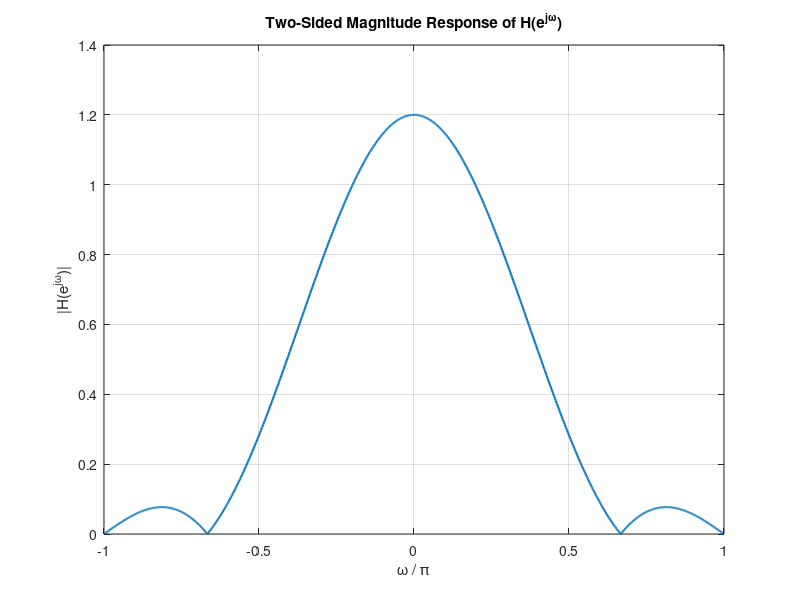
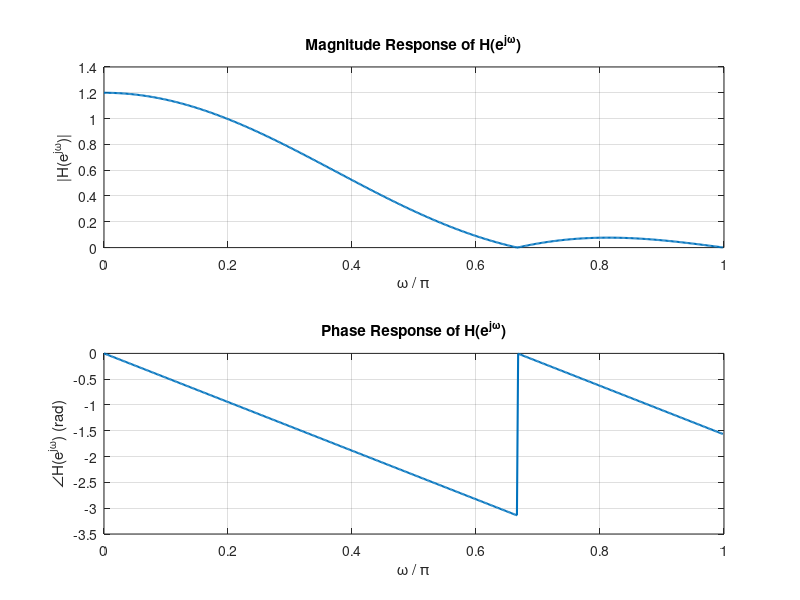
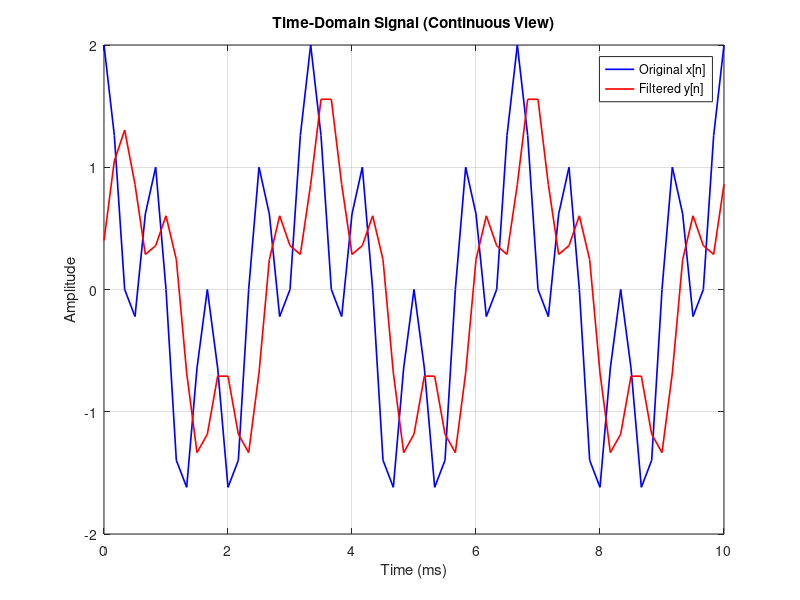
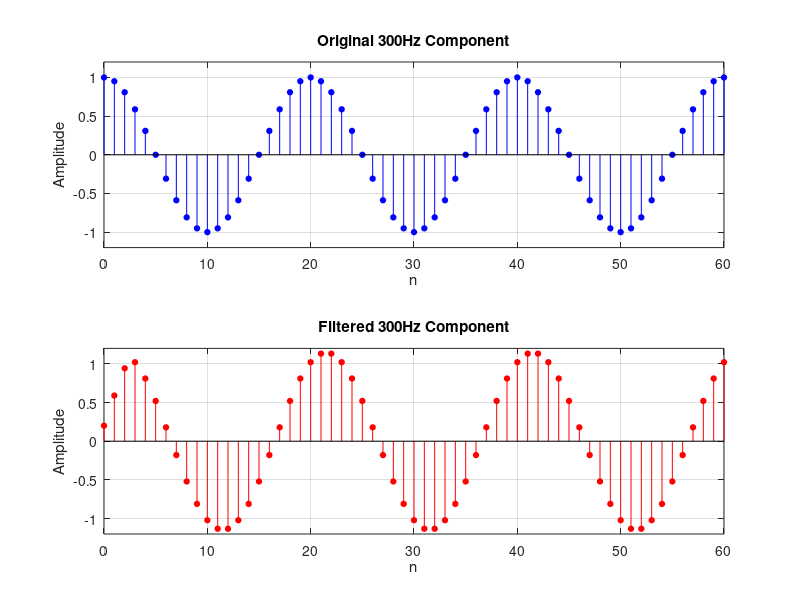

Write MATLAB code to recreate these figures, in order. (Note: this script raises an error after producing the figures.)
%% Part I

h = [0.2 0.4 0.4 0.2];

% Compute frequency response (0 to pi)
[H, w] = freqz(h, 1, 512);      
mag = abs(H);


% Plot 1: Two-sided magnitude response (-pi to pi)

[H_pos, w_pos] = freqz(h, 1, 512);
H_full = [flipud(conj(H_pos(2:end))); H_pos];    % Mirror for negative frequencies
w_full = [-flipud(w_pos(2:end)); w_pos];

figure;
plot(w_full/pi, abs(H_full), 'LineWidth', 1.5);
xlabel('\omega / \pi');
ylabel('|H(e^{j\omega})|');
title('Two-Sided Magnitude Response of H(e^{j\omega})');
grid on;


% Plot 2: Single-sided magnitude and phase response

figure;
subplot(2,1,1);
plot(w/pi, abs(H), 'LineWidth', 1.5);
xlabel('\omega / \pi');
ylabel('|H(e^{j\omega})|');
title('Magnitude Response of H(e^{j\omega})');
grid on;

subplot(2,1,2);
plot(w/pi, angle(H), 'LineWidth', 1.5);
xlabel('\omega / \pi');
ylabel('∠H(e^{j\omega}) (rad)');
title('Phase Response of H(e^{j\omega})');
grid on;


% Find cutoff frequency (magnitude drops below 0.707 * peak)

peak = max(mag);
threshold = 0.707 * peak;
index_cutoff = find(mag <= threshold, 1);
w_cutoff = w(index_cutoff);                 % in radians/sample
w_norm = w_cutoff / (2*pi);                 % normalized (cycles/sample)


% Convert to Hz under two sampling rates

fs1 = 4000;
fs2 = 8000;
fc1 = w_norm * fs1;
fc2 = w_norm * fs2;


% Output results

fprintf('Peak magnitude: %.4f\n', peak);
fprintf('Cutoff frequency in rad/sample: %.4f\n', w_cutoff);
fprintf('Normalized cutoff frequency (cycles/sample): %.4f\n', w_norm);
fprintf('Cutoff frequency for fs = %d Hz: %.2f Hz\n', fs1, fc1);
fprintf('Cutoff frequency for fs = %d Hz: %.2f Hz\n', fs2, fc2);
%%
%% Part II

fs = 6000;
t = 0:1/fs:0.01;
x300 = cos(2*pi*300*t);
x1200 = cos(2*pi*1200*t);
x = x300 + x1200;
h = [0.2 0.4 0.4 0.2];
y300 = filter(h, 1, x300);
y1200 = filter(h, 1, x1200);
y = filter(h, 1, x);
n300 = 0:length(x300)-1;
n1200 = 0:length(x1200)-1;
n = 0:length(x)-1;


% Figure 1: Time-domain waveform (continuous-time view)

figure;
plot(t*1000, x, 'b', 'LineWidth', 1.2); hold on;
plot(t*1000, y, 'r', 'LineWidth', 1.2);
legend('Original x[n]', 'Filtered y[n]');
xlabel('Time (ms)');
ylabel('Amplitude');
title('Time-Domain Signal (Continuous View)');
grid on;


% Plot: Discrete-time 300Hz component

figure;

subplot(2,1,1);
stem(n300, x300, 'b', 'filled', 'MarkerSize', 4);
xlabel('n'); ylabel('Amplitude');
title('Original 300Hz Component');
ylim([-1.2 1.2]); grid on;

subplot(2,1,2);
stem(n300, y300, 'r', 'filled', 'MarkerSize', 4);
xlabel('n'); ylabel('Amplitude');
title('Filtered 300Hz Component');
ylim([-1.2 1.2]); grid on;


% Plot: Discrete-time 1200Hz component

figure;

subplot(2,1,1);
stem(n1200, x1200, 'm', 'filled', 'MarkerSize', 4);
xlabel('n'); ylabel('Amplitude');
title('Original 1200Hz Component');
ylim([-1.2 1.2]); grid on;

subplot(2,1,2);
stem(n1200, y1200, 'r', 'filled', 'MarkerSize', 4);
xlabel('n'); ylabel('Amplitude');
title('Filtered 1200Hz Component');
ylim([-1.2 1.2]); grid on;


% Plot: Discrete-time Combined Signal x[n]

subplot(2,1,1);
stem(n, x, 'k', 'filled', 'MarkerSize', 4);
xlabel('n (sample index)');
ylabel('Amplitude');
title('Discrete-Time Signal x[n] = x_{300}[n] + x_{1200}[n]');
ylim([-2.2 2.2]);
grid on;


% Plot: Discrete-time Filtered Output y[n]

subplot(2,1,2);
stem(n, y, 'r', 'filled', 'MarkerSize', 4);
xlabel('n (sample index)');
ylabel('Amplitude');
title('Filtered Output y[n]');
ylim([-2.2 2.2]);
grid on;


% Figure 3: Frequency spectrum using FFT

N = length(x);                        % Signal length
f_fft = (0:N-1)*(fs/N);               % Frequency axis (Hz)
X = abs(fft(x));                      % FFT of original signal
Y = abs(fft(y));                      % FFT of filtered signal

figure;
plot(f_fft(1:floor(N/2)), X(1:floor(N/2)), 'b', 'LineWidth', 1.2); hold on;
plot(f_fft(1:floor(N/2)), Y(1:floor(N/2)), 'r', 'LineWidth', 1.2);
xline(1200, '--k', '1200Hz', 'LabelHorizontalAlignment','left');
legend('Original |X(f)|', 'Filtered |Y(f)|', '1200Hz');
xlabel('Frequency (Hz)');
ylabel('Magnitude');
title('Frequency Spectrum Before and After Filtering');
grid on;


% Figure 4: Frequency response of FIR filter using freqz

[H, f] = freqz(h, 1, 512, fs);        % Frequency response (Hz axis)

figure;
plot(f, abs(H), 'LineWidth', 1.5);
xlabel('Frequency (Hz)');
ylabel('|H(f)|');
title(['FIR Filter Frequency Response (fs = ', num2str(fs), ' Hz)']);
grid on;
%%
%% Part III
% FIR filter coefficients
h = [0.2 0.4 0.4 0.2];

% Sampling rates
fs_values = [4000, 8000];

for i = 1:length(fs_values)
    fs = fs_values(i);

    % Compute frequency response (in Hz)
    [H, f] = freqz(h, 1, 512, fs);
    mag = abs(H);

    % Find cutoff frequency (0.707 of peak)
    peak = max(mag);
    threshold = 0.707 * peak;
    idx_cutoff = find(mag <= threshold, 1);
    fc = f(idx_cutoff);  % actual cutoff frequency in Hz

    % Plot (each in separate figure)
    figure;
    plot(f, mag, 'LineWidth', 1.5); hold on;
    yline(threshold, '--r', '0.707*peak');  % horizontal line
    xline(fc, '--g');  % label cutoff
    title(['Frequency Response (fs = ', num2str(fs), ' Hz)']);
    xlabel('Frequency (Hz)');
    ylabel('|H(f)|');
    grid on;

    % Print cutoff info to console
    fprintf('Sampling Rate: %d Hz\n', fs);
    fprintf('Cutoff Frequency (fc): %.2f Hz\n\n', fc);
end